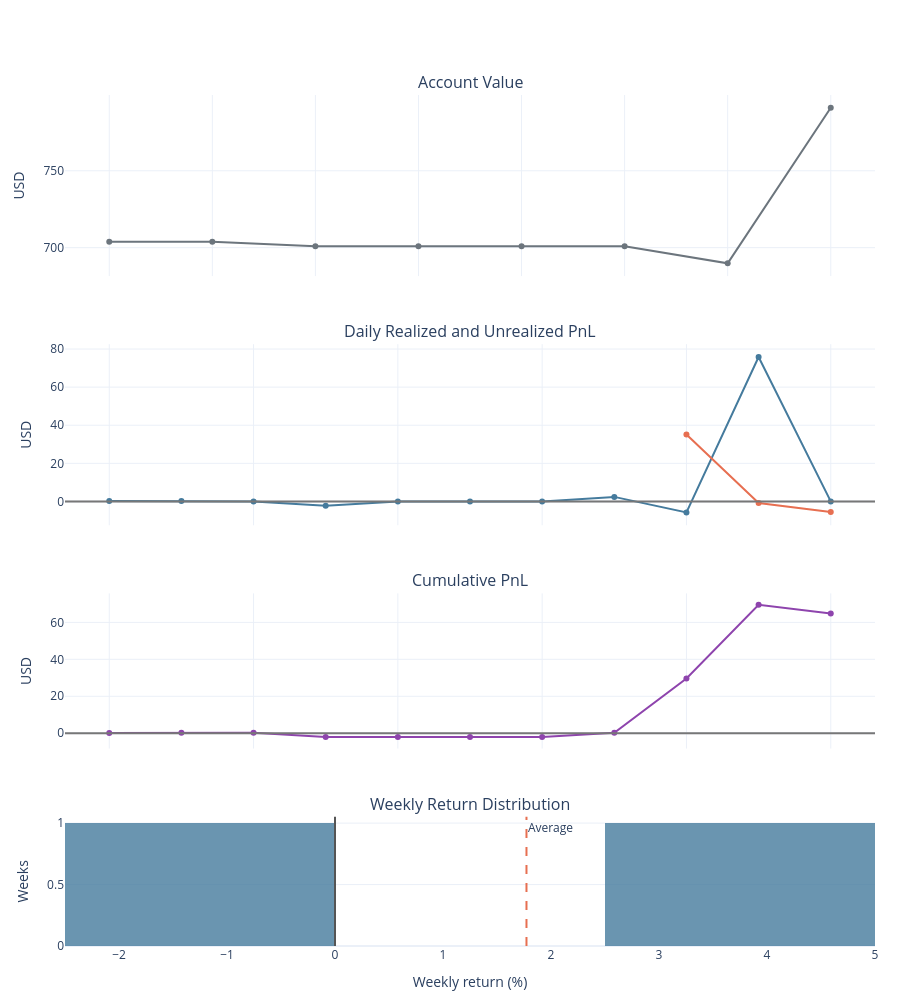

This figure's notebook cell:
### Markdown cell above
## Account charts

Interactive Plotly charts show account value, daily realized and unrealized PnL, cumulative PnL, and weekly return distribution.

### Code cell
analytics.show_account_charts()

### Figure 1 — Plotly figure (JSON) as saved in the notebook; plotly's stock layout.template omitted (floating-point values rounded to 4 significant figures)
{"data": [{"line": {"color": "#6c757d", "width": 2}, "name": "Account Value", "type": "scatter", "x": ["2026-10-21T00:00:00-04:00", "2026-10-22T00:00:00-04:00", "2026-10-23T00:00:00-04:00", "2026-10-24T00:00:00-04:00", "2026-10-25T00:00:00-04:00", "2026-10-26T00:00:00-04:00", "2026-10-27T00:00:00-04:00", "2026-10-28T00:00:00-04:00"], "xaxis": "x", "y": [703.9, 703.9, 700.9, 700.9, 700.9, 700.9, 689.8, 791.0], "yaxis": "y"}, {"line": {"color": "#457b9d"}, "mode": "lines+markers", "name": "Realized", "type": "scatter", "x": ["2026-10-20T00:00:00-04:00", "2026-10-21T00:00:00-04:00", "2026-10-22T00:00:00-04:00", "2026-10-23T00:00:00-04:00", "2026-10-24T00:00:00-04:00", "2026-10-25T00:00:00-04:00", "2026-10-26T00:00:00-04:00", "2026-10-27T00:00:00-04:00", "2026-10-28T00:00:00-04:00", "2026-10-29T00:00:00-04:00", "2026-10-30T00:00:00-04:00"], "xaxis": "x2", "y": [0.1403, 0.14, 0.0, -2.343, 0.0, 0.0, 0.000653, 2.362, -5.812, 75.84, -0.004166], "yaxis": "y2"}, {"line": {"color": "#e76f51"}, "mode": "lines+markers", "name": "Unrealized", "type": "scatter", "x": ["2026-10-20T00:00:00-04:00", "2026-10-21T00:00:00-04:00", "2026-10-22T00:00:00-04:00", "2026-10-23T00:00:00-04:00", "2026-10-24T00:00:00-04:00", "2026-10-25T00:00:00-04:00", "2026-10-26T00:00:00-04:00", "2026-10-27T00:00:00-04:00", "2026-10-28T00:00:00-04:00", "2026-10-29T00:00:00-04:00", "2026-10-30T00:00:00-04:00"], "xaxis": "x2", "y": [NaN, NaN, NaN, NaN, NaN, NaN, NaN, NaN, 35.15, -0.8439, -5.568], "yaxis": "y2"}, {"line": {"color": "#8e44ad", "width": 2}, "name": "Cumulative PnL", "type": "scatter", "x": ["2026-10-20T00:00:00-04:00", "2026-10-21T00:00:00-04:00", "2026-10-22T00:00:00-04:00", "2026-10-23T00:00:00-04:00", "2026-10-24T00:00:00-04:00", "2026-10-25T00:00:00-04:00", "2026-10-26T00:00:00-04:00", "2026-10-27T00:00:00-04:00", "2026-10-28T00:00:00-04:00", "2026-10-29T00:00:00-04:00", "2026-10-30T00:00:00-04:00"], "xaxis": "x3", "y": [0.1403, 0.2803, 0.2803, -2.063, -2.063, -2.063, -2.062, 0.3001, 29.64, 69.48, 64.76], "yaxis": "y3"}, {"marker": {"color": "#457b9d"}, "name": "Weekly returns", "opacity": 0.8, "showlegend": false, "type": "histogram", "x": [-0.3329, 3.879], "xaxis": "x4", "xbins": {"size": 2.5}, "yaxis": "y4"}], "layout": {"annotations": [{"font": {"size": 16}, "showarrow": false, "text": "Account Value", "x": 0.5, "xanchor": "center", "xref": "paper", "y": 1, "yanchor": "bottom", "yref": "paper"}, {"font": {"size": 16}, "showarrow": false, "text": "Daily Realized and Unrealized PnL", "x": 0.5, "xanchor": "center", "xref": "paper", "y": 0.7072, "yanchor": "bottom", "yref": "paper"}, {"font": {"size": 16}, "showarrow": false, "text": "Cumulative PnL", "x": 0.5, "xanchor": "center", "xref": "paper", "y": 0.4144, "yanchor": "bottom", "yref": "paper"}, {"font": {"size": 16}, "showarrow": false, "text": "Weekly Return Distribution", "x": 0.5, "xanchor": "center", "xref": "paper", "y": 0.152, "yanchor": "bottom", "yref": "paper"}, {"showarrow": false, "text": "Average", "x": 1.773, "xanchor": "left", "xref": "x4", "y": 1, "yanchor": "top", "yref": "y4 domain"}], "barmode": "overlay", "height": 1000, "hovermode": "x unified", "margin": {"b": 50, "l": 65, "r": 25, "t": 95}, "shapes": [{"line": {"color": "#e76f51", "dash": "dash"}, "type": "line", "x0": 1.773, "x1": 1.773, "xref": "x4", "y0": 0, "y1": 1, "yref": "y4 domain"}, {"line": {"color": "#555"}, "type": "line", "x0": 0, "x1": 0, "xref": "x4", "y0": 0, "y1": 1, "yref": "y4 domain"}, {"line": {"color": "#777"}, "type": "line", "x0": 0, "x1": 1, "xref": "x2 domain", "y0": 0, "y1": 0, "yref": "y2"}, {"line": {"color": "#777"}, "type": "line", "x0": 0, "x1": 1, "xref": "x3 domain", "y0": 0, "y1": 0, "yref": "y3"}], "showlegend": false, "xaxis": {"anchor": "y", "domain": [0, 1], "matches": "x4", "showticklabels": false}, "xaxis2": {"anchor": "y2", "domain": [0, 1], "matches": "x4", "showticklabels": false}, "xaxis3": {"anchor": "y3", "domain": [0, 1], "matches": "x4", "showticklabels": false}, "xaxis4": {"anchor": "y4", "domain": [0, 1], "title": {"text": "Weekly return (%)"}}, "yaxis": {"anchor": "x", "domain": [0.7872, 1], "title": {"text": "USD"}}, "yaxis2": {"anchor": "x2", "domain": [0.4944, 0.7072], "title": {"text": "USD"}}, "yaxis3": {"anchor": "x3", "domain": [0.232, 0.4144], "title": {"text": "USD"}}, "yaxis4": {"anchor": "x4", "domain": [0, 0.152], "title": {"text": "Weeks"}}}}
